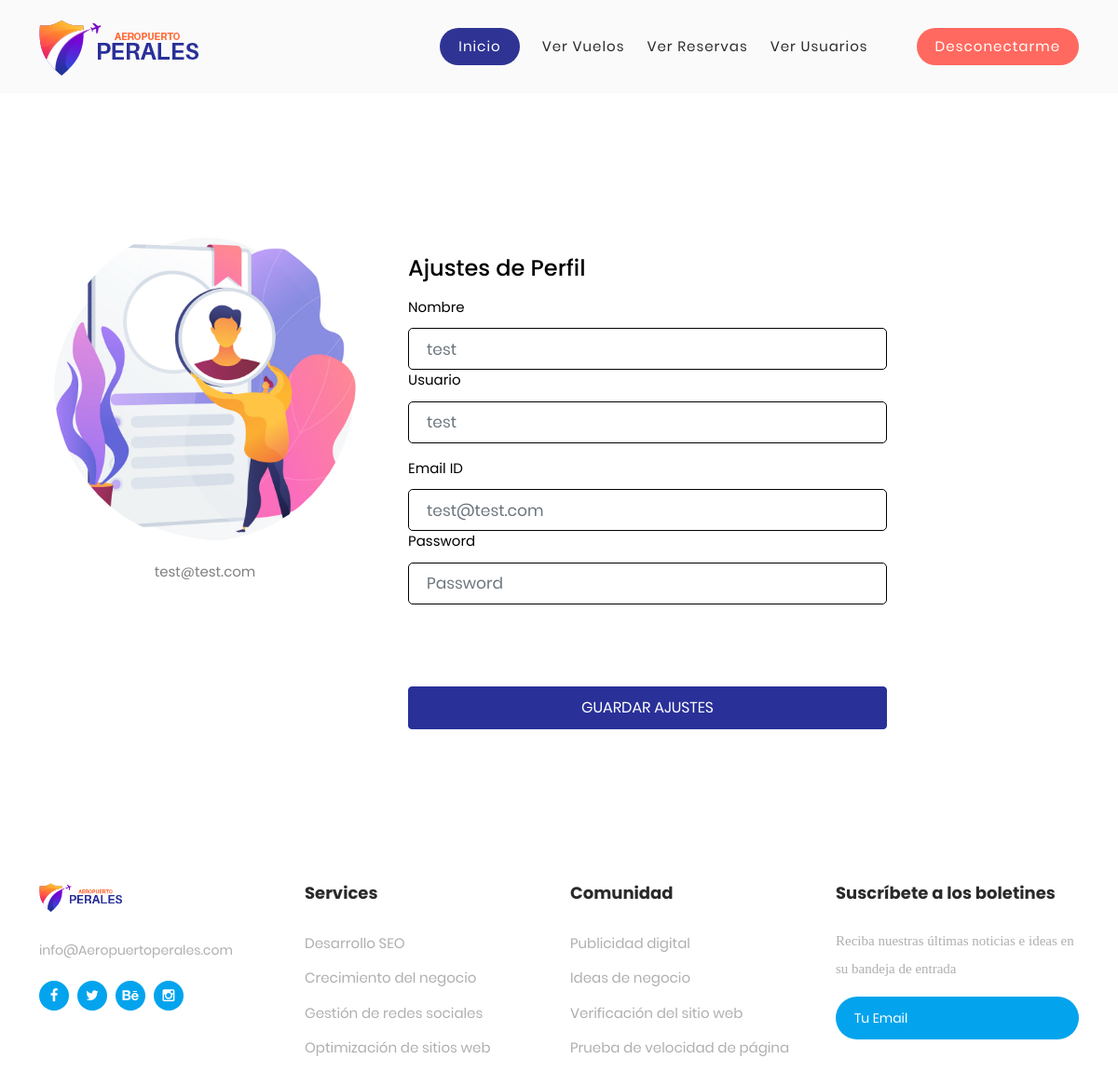
Page /profile (signed in) on the committed database.
### tables this page shows
CREATE TABLE usuarios (id_usuario INTEGER NOT NULL PRIMARY KEY, id_tipo_usuario INTEGER NOT NULL, nombre VARCHAR NOT NULL, usuario VARCHAR NOT NULL, correo VARCHAR NOT NULL, contraseña VARCHAR NOT NULL, fecha_nacimiento DATE, documento_usuario INTEGER);

### app.py (the view)
@app.route('/profile')
@login_required
def profile():
    user_id = session.get('user_id', 'user_id')
    db = get_db()
    user = db.execute('SELECT * FROM usuarios WHERE id_usuario= ?', (user_id,)).fetchone()
    if user:
        return render_template('profile.html', user=user)
    return f"Usuario con id ={user_id} no existe"

### app.py (called while the page is built)
def login_required(view):
    @functools.wraps(view)
    def wrapped_view(**kwargs):
        if g.user is None:
            return redirect(url_for('login'))
        return view(**kwargs)
    return wrapped_view

@app.before_request
def load_logged_in_user():
    user_id = session.get('user_id')
    if user_id is None:
        g.user = None
    else:
        db = get_db()
        g.user = db.execute('SELECT * FROM usuarios WHERE id_usuario = ?', (user_id,)).fetchone()

### db.py (called while the page is built)
def get_db():
    try:
        if 'db' not in g:
            g.db = sqlite3.connect('database.db')
        return g.db
    except Error:
        print(Error)

### templates/profile.html (shortened to what this page needs)
{% extends "base.html" %}
{% block content %}
<div class="wrapper">
            <div class="container rounded bg-white mt-5 mb-5">
    <div class="row">
        <div class="col-md-4 border-right">
            <div class="d-flex flex-column align-items-center text-center p-3 py-5"><img class="rounded-circle mt-5" src="{{ url_for('static', filename='images/perfil.jpg')}}"><span class="font-weight-bold">Leonard</span><span class="text-black-50">{{ user.4 }}</span></div>
        </div>
        <div class="col-md-6 border-right">
            <div class="p-3 py-5">
                <div class="d-flex justify-content-between align-items-center mb-3">
                    <h4 class="text-right" style="margin: 80px 0 0 0">Ajustes de Perfil</h4>
                </div>
                <div class="row mt-2">
                    <div class="col-md-12"><label class="labels">Nombre</label><input type="text" style="border: 1px solid black;" class="form-control" placeholder="{{ user.2 }}" ></div>
                    <div class="col-md-12"><label class="labels">Usuario</label><input type="text" style="border: 1px solid black;" class="form-control"  placeholder="{{ user.3 }}"></div>
                </div>
                <div class="row mt-3">
                    <div class="col-md-12"><label class="labels">Email ID</label><input type="text" style="border: 1px solid black;" class="form-control" placeholder="{{ user.4 }}" ></div>
                    <div class="col-md-12"><label class="labels">Password</label><input type="text" style="border: 1px solid black;" class="form-control" placeholder="Password" ></div>
                </div>
                <div class="mt-5 text-center"><button class="btn btn-primary profile-button" type="button">Guardar Ajustes</button></div>
            </div>
        </div>
    </div>
</div>
</div>
{% endblock %}

### static/css/main.css (style rules this page uses)
* { margin: 0px; padding: 0px; box-sizing: border-box; }
body, html { height: 100%; font-family: Poppins-Regular, sans-serif; }
h1,h2,h3,h4,h5,h6 { margin: 0px; }
input { outline: none; border: none; }
label { display: block; margin: 0; }
button { outline: none !important; border: none; background: transparent; }
* { -webkit-box-sizing: border-box; -moz-box-sizing: border-box; box-sizing: border-box; }
body { font-family: Poppins-Regular; font-size: 15px; margin: 0; color: #fff; }
input, textarea, select, button { font-family: Poppins-Regular; }
p, h1, h2, h3, h4, h5, h6, ul { margin: 0; }
img { max-width: 100%; }
.wrapper { min-height: 100vh; display: flex; }
label { margin-bottom: 11px; display: block; color: black; }
.form-control { border: 1px solid rgba(255, 255, 255, 0.5); border-radius: 5px; display: block; width: 100%; height: 45px; background: none; padding: 0 19px; color: #fff; font-size: 17px; }
button { border: none; width: 100%; height: 46px; border-radius: 22.5px; margin: auto; margin-top: 40px; cursor: pointer; display: flex; align-items: center; justify-content: center; padding: 0; background: #fff; color: #ff97a4; text-transform: uppercase; font-size: 17px; overflow: hidden; -webkit-transform: perspective(1px) translateZ(0); transform: perspective(1px) translateZ(0); position: relative; -webkit-transition-property: color; transition-property: color; -webkit-transition-duration: 0.3s; transition-duration: 0.3s; }
button:before { content: ""; position: absolute; z-index: -1; top: 0; bottom: 0; left: 0; right: 0; background: #fd677a; -webkit-transform: scaleX(0); transform: scaleX(0); -webkit-transform-origin: 50%; transform-origin: 50%; -webkit-transition-property: transform; transition-property: transform; -webkit-transition-duration: 0.3s; transition-duration: 0.3s; -webkit-transition-timing-function: ease-out; transition-timing-function: ease-out; }

### static/css/template_aeropuerto_perales.css (style rules this page uses)
html, body, div, span, applet, object, iframe, h1, h2, h3, h4, h5, h6, p, blockquote, div pre, a, abbr, acronym, address, big, cite, code, del, dfn, em, font, img, ins, kbd, q, s, samp, small, strike, strong, sub, sup, tt, var, b, u, i, center, dl, dt, dd, ol, ul, li, figure, header, nav, section, article, aside, footer, figcaption { margin: 0; padding: 0; border: 0; outline: 0; }
* { box-sizing: border-box; }
html, body { font-family: 'Poppins', sans-serif; font-weight: 400; background-color: #fff; -ms-text-size-adjust: 100%; -webkit-font-smoothing: antialiased; -moz-osx-font-smoothing: grayscale; }
h1, h2, h3, h4, h5, h6 { margin-top: 0px; margin-bottom: 0px; }
img { width: 100%; overflow: hidden; }
html, body { background: #fff; font-family: 'Poppins', sans-serif; }
* { padding: 0; margin: 0; box-sizing: border-box; font-family: 'Poppins', sans-serif }
.wrapper { max-width: auto; margin: 50px auto }

### rows in the picture
usuarios: correo "test@test.com", nombre "test", usuario "test"
